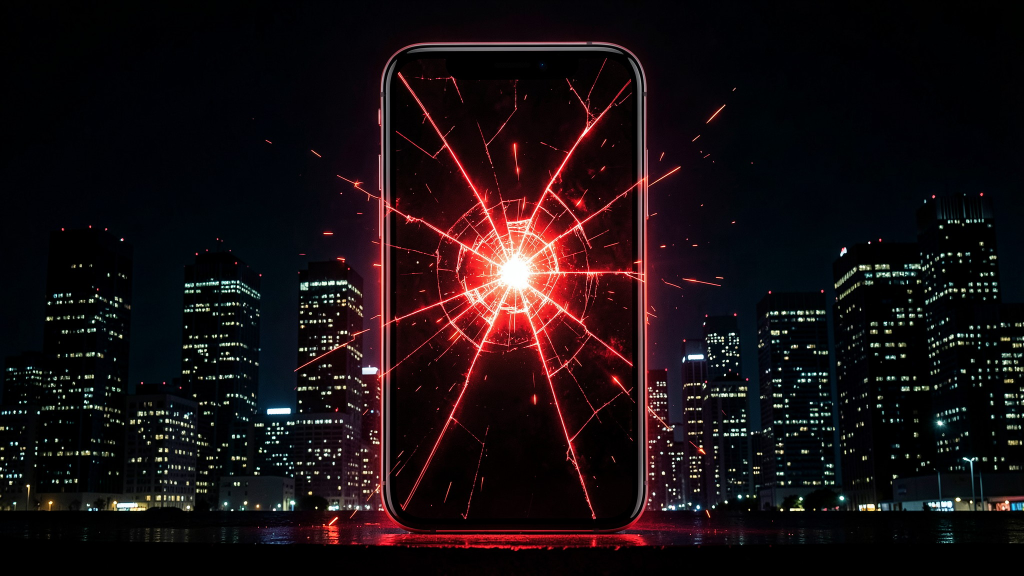
#> input picture longform/internet/thumb/art-a.jpg, 2048 x 1152 px, given in place of a-before.jpg, which was not available (shown at 1/2 size)
$ python make_thumb.py
#> lines starting #> are read from the running program, lines starting #| are printed output that depends on the picture; after the words box and inside, x2 and y2 are one past the last pixel; in counts of white or black regions, pixels touching at a corner belong together
### longform/moon/thumb/options/make_options.py
"""Five thumbnail styles for the Moon video (1280x720, no people): split, poster, cartoon, wave, diagram.
Usage: python3 make_options.py  ->  option-1-split.jpg ... option-5-diagram.jpg + options-sheet.jpg"""
import numpy as np
from PIL import Image, ImageDraw, ImageFilter, ImageFont, ImageEnhance

W, H = 1280, 720
ANTON = "../../../fonts/Anton-Regular.ttf"
INTER = "/usr/share/fonts/opentype/inter/Inter-Black.otf"
SERIF = "/usr/share/fonts/truetype/liberation/LiberationSerif-Regular.ttf"
MONO = "/usr/share/fonts/truetype/jetbrains-mono/JetBrainsMono-ExtraBold.ttf"


def cover(path, fx=0.5, fy=0.5, zoom=1.0):
#> called with path = 'a-before.jpg', fx = 0.45, fy = 0.4, zoom = 1.1
    im = Image.open(path).convert("RGB")
#> im is the input picture: PIL image 2048x1152 RGB; mean R, G, B 24.6, 14.5, 17.1
    s = max(W / im.width, H / im.height) * zoom
#> s = 0.688
    im = im.resize((int(im.width * s), int(im.height * s)), Image.LANCZOS)
#> im: PIL image 1408x792 RGB
    x, y = int((im.width - W) * fx), int((im.height - H) * fy)
#> x = 57; y = 28
    return im.crop((x, y, x + W, y + H)).convert("RGBA")


def text(img, xy, s, font, size, fill, stroke=0, sfill=(0, 0, 0), anchor="la", track=0, glow=None, shadow=True):
    f = ImageFont.truetype(font, size)
    layer = Image.new("RGBA", img.size, (0, 0, 0, 0))
    d = ImageDraw.Draw(layer)
    if track:   # letter-spaced
        total = sum(f.getlength(c) for c in s) + track * (len(s) - 1)
        x = xy[0] - (total / 2 if anchor[0] == "m" else 0)
        for c in s:
            d.text((x, xy[1]), c, font=f, fill=fill, stroke_width=stroke, stroke_fill=sfill, anchor="l" + anchor[1])
            x += f.getlength(c) + track
    else:
        d.text(xy, s, font=f, fill=fill, stroke_width=stroke, stroke_fill=sfill, anchor=anchor)
    if glow:
        g = Image.new("RGBA", img.size, (0, 0, 0, 0))
        g.putalpha(layer.split()[3].filter(ImageFilter.GaussianBlur(18)))
        tint = Image.new("RGBA", img.size, (*glow, 0)); tint.putalpha(g.split()[3])
        img.alpha_composite(tint); img.alpha_composite(tint)
    if shadow:
        sh = Image.new("RGBA", img.size, (0, 0, 0, 0)); sh.putalpha(layer.split()[3].filter(ImageFilter.GaussianBlur(8)).point(lambda v: v * 0.7))
        img.alpha_composite(sh, (4, 6))
    img.alpha_composite(layer)
    return f.getbbox(s, anchor=anchor)


def vignette(img, k=0.55):
    yy, xx = np.mgrid[0:H, 0:W]
    v = np.clip(1 - k * (((xx - W / 2) / (W / 2)) ** 2 + ((yy - H / 2) / (H / 2)) ** 2), 0.35, 1)[..., None]
    a = np.asarray(img.convert("RGB")).astype(np.float32) * v
    return Image.fromarray(a.astype(np.uint8)).convert("RGBA")


out = []

# 1. SPLIT: the same town, Moon / no Moon, torn down the middle. Two small labels, no big headline.
L = Image.new("RGBA", (W, H), (0, 0, 0, 255)); L.paste(cover("a-before.jpg", 0.45, 0.4, 1.1), (-W // 4 + 40, 0))
R = ImageEnhance.Brightness(cover("a-after.jpg", 0.45, 0.4, 1.1)).enhance(0.9)
#> call 2 of cover, with path = 'a-after.jpg', fx = 0.45, fy = 0.4, zoom = 1.1
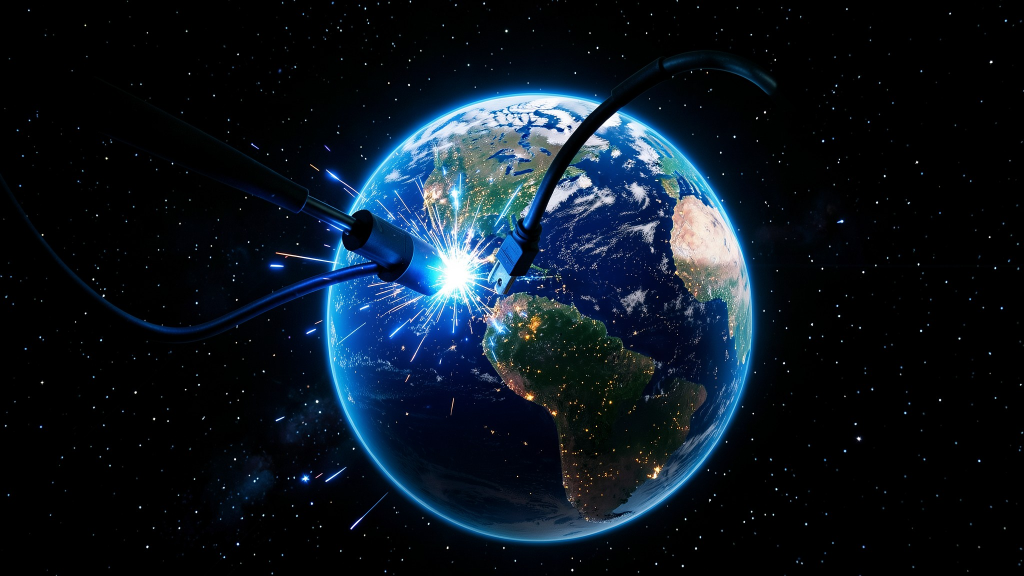
#> input picture longform/internet/thumb/art-b.jpg, 2048 x 1152 px, given in place of a-after.jpg, which was not available (shown at 1/2 size)
#> in cover, im is the input picture: PIL image 2048x1152 RGB; mean R, G, B 13.2, 22.9, 33
img = L.copy()
mask = Image.new("L", (W, H), 0)
#> mask: PIL image 1280x720 L; every value is 0
pts = [(W // 2 + int(14 * np.sin(y / 23) + 9 * np.sin(y / 7)), y) for y in range(0, H + 10, 10)]
ImageDraw.Draw(mask).polygon(pts + [(W, H), (W, 0)], fill=255)
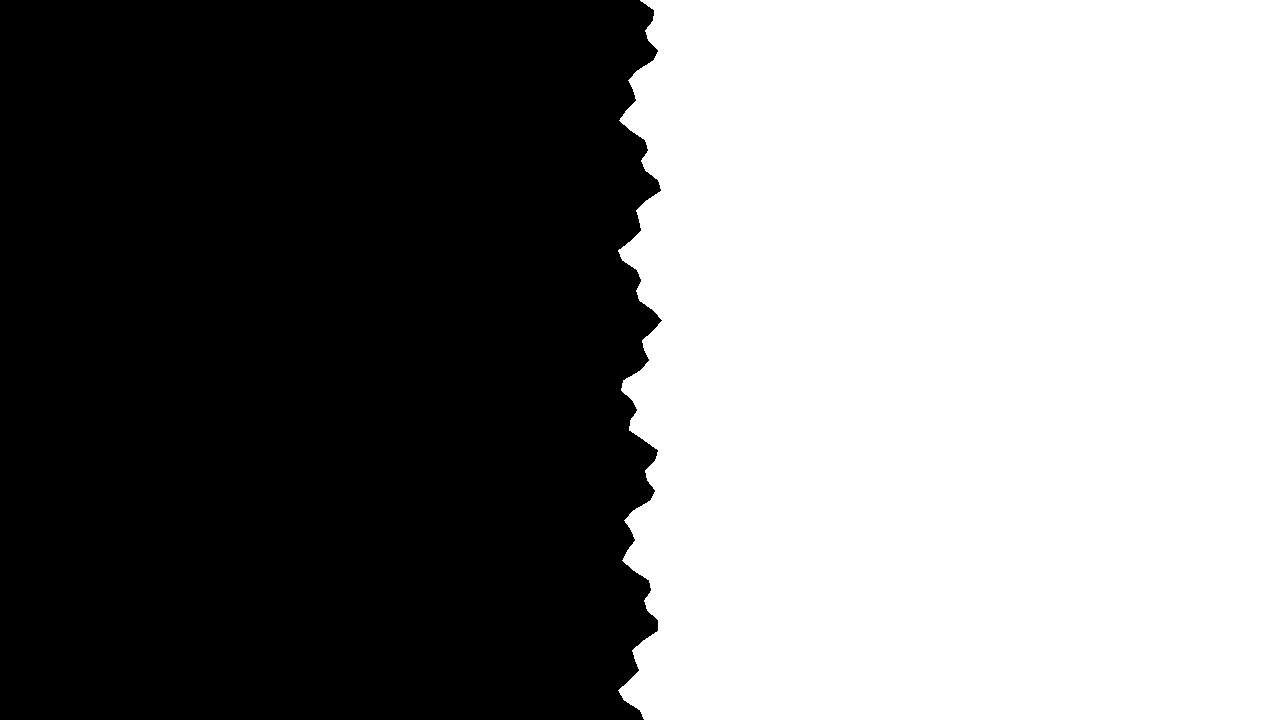
#> mask: PIL image 1280x720 L; 50% white; 1 white region, box (x1, y1, x2, y2) and area: (618, 0, 1280, 720) 460686
img.paste(R, (0, 0), mask)
ImageDraw.Draw(img).line(pts, fill=(255, 255, 255, 255), width=5)
for x, lab, col in ((W // 4, "TONIGHT", (255, 255, 255)), (3 * W // 4, "TOMORROW?", (255, 70, 70))):
    f = ImageFont.truetype(INTER, 54); b = f.getbbox(lab, anchor="mm")
    ImageDraw.Draw(img).rounded_rectangle([x + b[0] - 26, 600 + b[1] - 16, x + b[2] + 26, 600 + b[3] + 16], 18, fill=(0, 0, 0, 200))
    text(img, (x, 600), lab, INTER, 54, (*col, 255), anchor="mm", shadow=False)
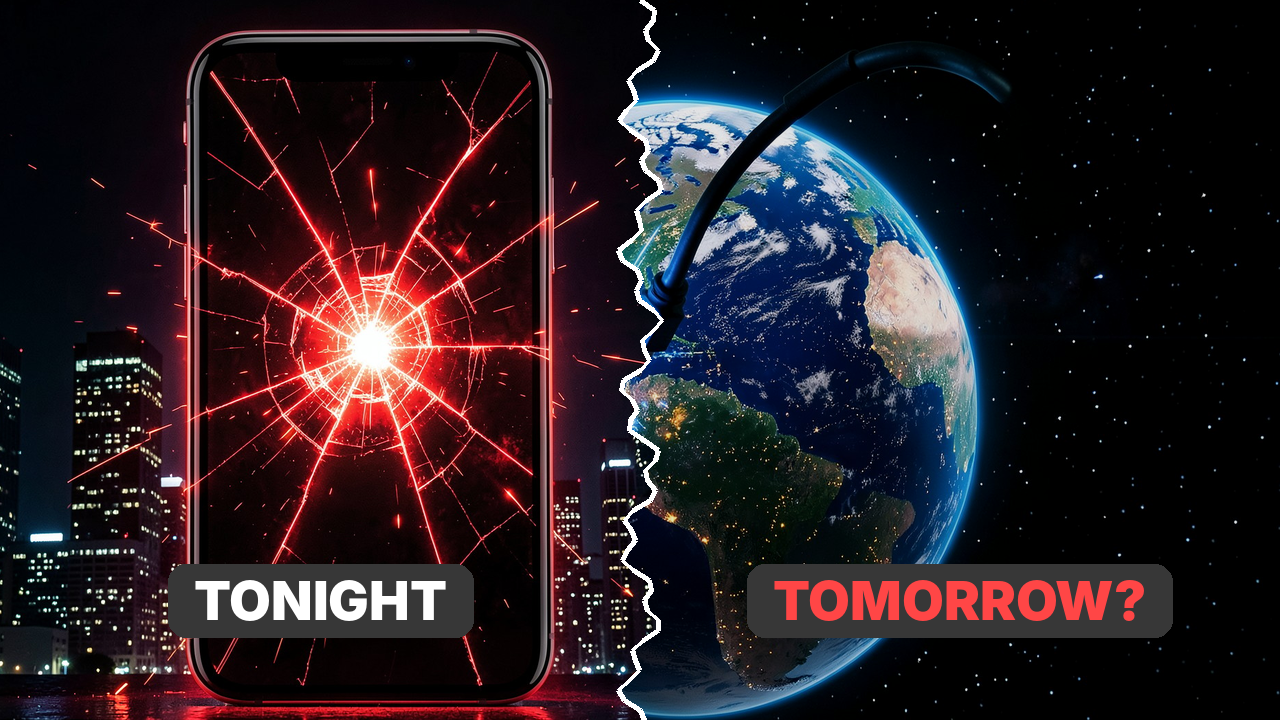
#> img: PIL image 1280x720 RGBA; mean R, G, B, A 36.9, 25.8, 31.5, 252.7; transparent parts drawn white
img.convert("RGB").save("option-1-split.jpg", quality=92); out.append("option-1-split.jpg")

# 2. POSTER: minimalist film-poster look, empty sky, thin glowing ring, elegant serif title.
img = vignette(cover("b-poster.jpg", 0.5, 1.0, 1.25), 0.4)
#> in vignette, `yy, xx = np.mgrid[0:H, 0:W]`:
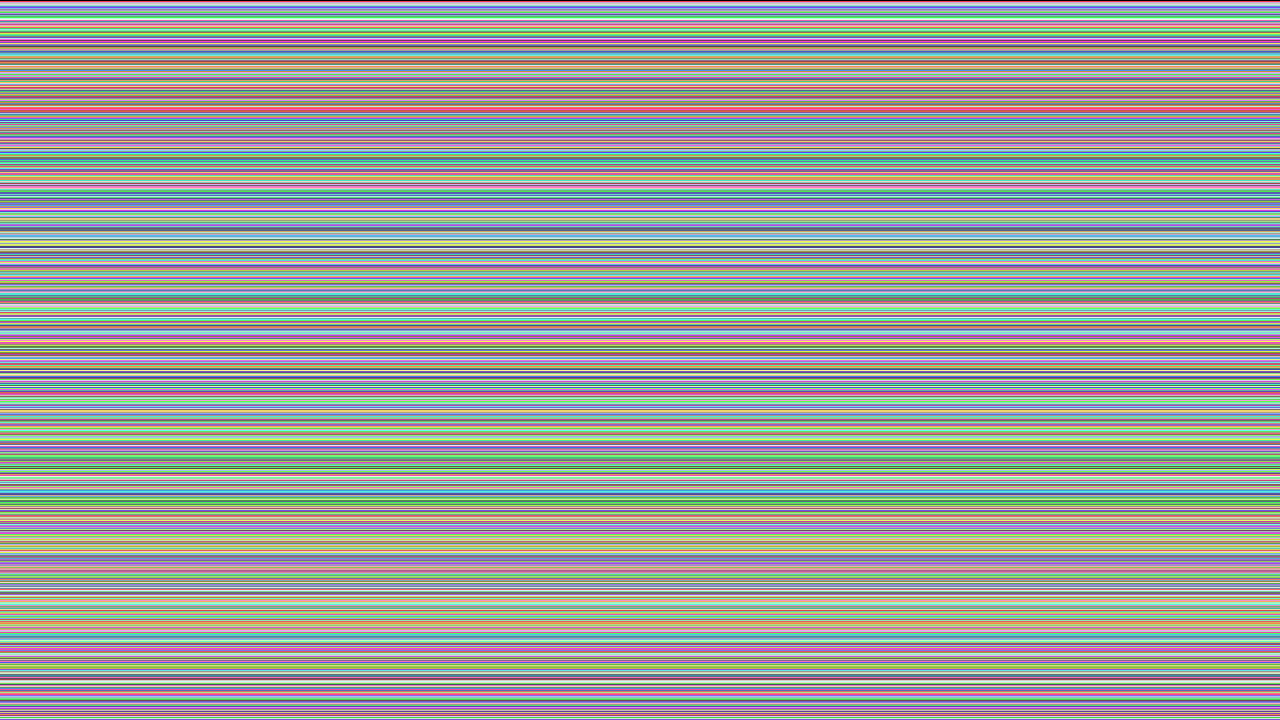
#> yy: shape (720, 1280) int64; 720 distinct labels, from 0 to 719; one colour per label, 0 black
ring = Image.new("RGBA", (W, H), (0, 0, 0, 0))
ImageDraw.Draw(ring).ellipse([W // 2 - 110, 110, W // 2 + 110, 330], outline=(235, 240, 255, 255), width=5)
for r_ in (16, 8, 8):
    img.alpha_composite(ring.filter(ImageFilter.GaussianBlur(r_)))
img.alpha_composite(ring)
text(img, (W // 2, 470), "No Moon.", SERIF, 150, (240, 242, 248, 255), anchor="mm", glow=(140, 170, 255))
text(img, (W // 2, 575), "WHAT WOULD HAPPEN TO EARTH?", INTER, 30, (190, 200, 225, 255), anchor="mm", track=10)
img.convert("RGB").save("option-2-poster.jpg", quality=92); out.append("option-2-poster.jpg")
#> after `img.convert('RGB').save('option-2-poster.jpg', quality=92)`:
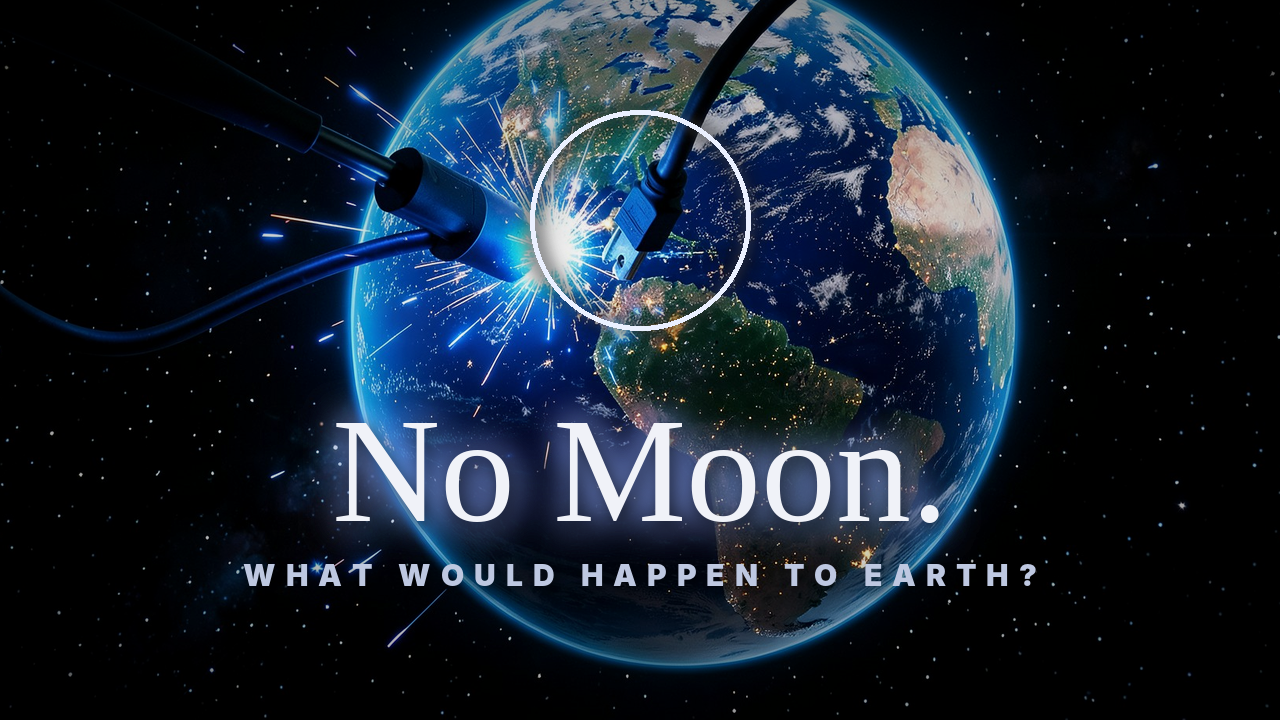
#> saved as option-2-poster.jpg: PIL image 1280x720 RGB; mean R, G, B 23.1, 34.4, 47.9

# 3. CARTOON: bright explainer style, chunky rounded text and a speech bubble.
img = Image.new("RGBA", (W, H), (0, 0, 0, 255)); img.paste(cover("c-cartoon.jpg", 0.5, 0.5, 1.05), (-150, 0)); img.paste(cover("c-cartoon.jpg", 0.0, 0.5, 1.05).crop((W - 150, 0, W, H)), (W - 150, 0))
d = ImageDraw.Draw(img)
d.polygon([(800, 380), (650, 470), (880, 390)], fill=(40, 20, 90, 255))
d.polygon([(808, 372), (668, 455), (868, 378)], fill=(255, 255, 255, 255))
d.rounded_rectangle([690, 60, 1250, 395], 60, fill=(255, 255, 255, 255), outline=(40, 20, 90, 255), width=10)
text(img, (970, 165), "WHERE'S", INTER, 84, (40, 20, 90, 255), anchor="mm", shadow=False)
text(img, (970, 290), "MY MOON?!", INTER, 78, (255, 140, 0, 255), anchor="mm", shadow=False)
img.convert("RGB").save("option-3-cartoon.jpg", quality=92); out.append("option-3-cartoon.jpg")

# 4. WAVE: dark disaster still, one headline across the empty sky, no boxes or arrows.
img = vignette(ImageEnhance.Contrast(cover("d-wave.jpg", 0.5, 1.0, 1.12)).enhance(1.15), 0.35)
text(img, (W // 2, 120), "THE MOON VANISHED.", ANTON, 118, (255, 255, 255, 255), anchor="mm", glow=(80, 160, 255))
text(img, (W // 2, 235), "THEN THE OCEANS CHANGED", INTER, 44, (120, 200, 255, 255), anchor="mm", track=6)
img.convert("RGB").save("option-4-wave.jpg", quality=92); out.append("option-4-wave.jpg")

# 5. DIAGRAM: data/HUD style, tilted Earth, big monospace numbers.
img = Image.new("RGBA", (W, H), (0, 0, 0, 255)); img.paste(cover("e-diagram.jpg", 0.5, 0.5, 1.05), (330, 0))
d = ImageDraw.Draw(img)
for i in range(0, W, 64):
    d.line([(i, 0), (i, H)], fill=(80, 140, 255, 22), width=1)
for j in range(0, H, 64):
    d.line([(0, j), (W, j)], fill=(80, 140, 255, 22), width=1)
text(img, (70, 150), "EARTH'S TILT", MONO, 40, (140, 190, 255, 255))
text(img, (60, 210), "23.5°", MONO, 150, (255, 255, 255, 255))
text(img, (70, 390), "WITHOUT THE MOON:", MONO, 40, (255, 120, 90, 255))
text(img, (60, 450), "80°?", MONO, 170, (255, 90, 60, 255), glow=(255, 60, 30))
img.convert("RGB").save("option-5-diagram.jpg", quality=92); out.append("option-5-diagram.jpg")

# contact sheet with option numbers
tiles = []
for i, f in enumerate(out, 1):
    t = Image.open(f).resize((640, 360))
    ImageDraw.Draw(t).rounded_rectangle([12, 12, 80, 80], 14, fill=(255, 214, 10))
    ImageDraw.Draw(t).text((46, 46), str(i), font=ImageFont.truetype(INTER, 48), fill=(0, 0, 0), anchor="mm")
    tiles.append(t)
sheet = Image.new("RGB", (1280, 1080), (20, 20, 20))
for i, t in enumerate(tiles):
    sheet.paste(t, ((i % 2) * 640, (i // 2) * 360))
sheet.save("options-sheet.jpg", quality=88)
print("ok")

### longform/internet/thumb/make_thumb.py
"""Thumbnails for 'What if the internet shut down worldwide for a week?' (1280x720, no people).
Usage: python3 make_thumb.py -> thumbnail-1-phone.jpg, thumbnail-2-unplugged.jpg, thumbnail-3-toilet-paper.jpg, thumbs-sheet.jpg"""
import os
import sys
from PIL import Image, ImageDraw, ImageFont, ImageEnhance
HERE = os.path.dirname(os.path.abspath(__file__))
sys.path.insert(0, os.path.join(HERE, "../../moon/thumb/options"))
sys.path.insert(0, os.path.join(HERE, "../../asteroid-full/thumb"))
os.chdir(os.path.join(HERE, "../../moon/thumb/options"))
#> (the run stopped early here; a loop or call above may not have finished)
